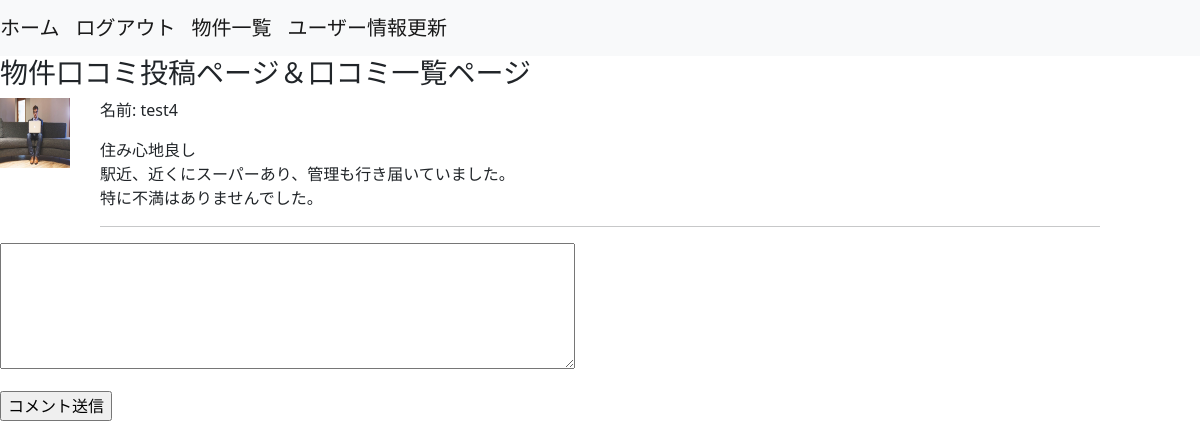
/house/post_house_comments/1 (signed in), run on the app's committed database.
### house/models.py (models this page shows, shortened)
class HouseComments(models.Model):
  comment = models.CharField(max_length=1000)
  user = models.ForeignKey(
    'accounts.Users', on_delete=models.CASCADE
  )
  objects = HouseCommentsManager()
  class Meta:
    db_table = 'house_comments'

### accounts/models.py (models this page shows)
class Users(AbstractBaseUser, PermissionsMixin):
  username = models.CharField(max_length=255)
  age = models.IntegerField(null=True)
  email = models.EmailField(max_length=255, unique=True)
  is_active = models.BooleanField(default=False)
  is_staff = models.BooleanField(default=False)
  picture = models.FileField(null=True,upload_to='picture/')
  objects = UserManager()
  USERNAME_FIELD = 'email'
  REQUIRED_FIELDS = ['username']
  class Meta:
    db_table = 'users'

### house/views.py (the view)
# urls.py: path('post_house_comments/<int:pk>', views.post_house_comments, name='post_house_comments'),
def post_house_comments(request, pk):
  post_house_comment_form = forms.PostHouseCommentForm(request.POST or None) #requestを送信した結果をコメントモデルに挿入するためのform
  house = get_object_or_404(Housing, pk=pk)
  comments = HouseComments.objects.fetch_by_pk(pk) #テーマに対してのコメントを全て取得
  if post_house_comment_form.is_valid():
    post_house_comment_form.instance.house = house #作成されたテーマが対象
    post_house_comment_form.instance.user = request.user #ログインしているログインユーザーが対象
    post_house_comment_form.save() #ここまでだとどのテーマに対するコメント？誰がコメント？かわからないので要素を入れる
    return redirect('house:post_house_comments', pk=pk)
  return render(
    request, 'house/post_house_comments.html', context={
      'post_house_comment_form':post_house_comment_form,
      'comments':comments,
    }
  )

### house/forms.py
class PostHouseCommentForm(forms.ModelForm):
  comment = forms.CharField(label='', widget=forms.Textarea(attrs={'rows': 5, 'cols': 60})) #rows=行数 cols=列幅（120/OO)
  class Meta:
    model = HouseComments
    fields = ('comment',)

### house/models.py (called while the page is built)
  def fetch_by_pk(self, pk):
    return self.filter(id=pk).order_by('pk').all()

### templates/house/post_house_comments.html (shortened to what this page needs)
{% extends 'base.html' %}
{% block content %}
<h3>物件口コミ投稿ページ＆口コミ一覧ページ</h3>
{% for comment in comments %}
<div class='col-1 offset-0'>
  {% if comment.user.picture %}
    <img style='float:left;' width='70px' height='70px' src='{{ comment.user.picture.url }}'>
  {% endif %}
</div>
<div class='col-8 offset-1'>
  <p>名前: {{ comment.user.username }}</p>
  <p>{{ comment.comment | linebreaks }}</p>
</div>
<div class='col-10 offset-1'>
  <hr>
</div>
{% endfor %}
{% if user.is_authenticated %}
<div class='col-4 offset-0'>
  <form method='POST'>
  {{ post_house_comment_form.as_p }}
  <input type='submit' value='コメント送信'>
  </form>
</div>
{% endif %}
{% endblock %}

### data on the page
HouseComments: user.picture (picture), user.username "test4", comment "住み心地良し 駅近、近くにスーパーあり、管理も行き届いていました。 特に不満はありませんでした。"
